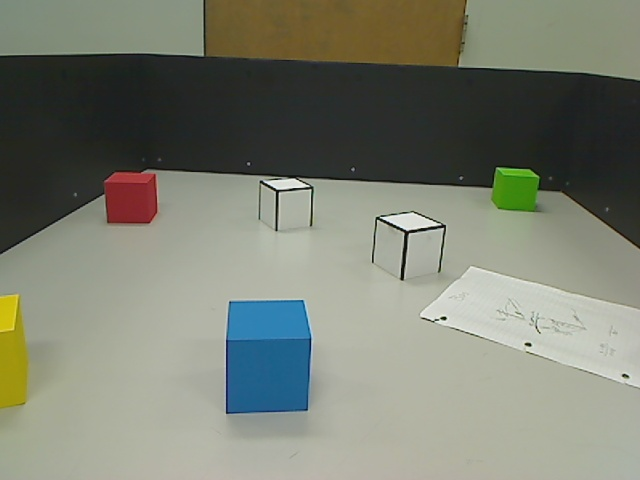
#> input picture Experiments/Vision/segmentation/cam.jpg, 640 x 480 px
$ python gray_tracker.py ../cam.jpg
#> lines starting #> are read from the running program, lines starting #| are printed output that depends on the picture; after the words box and inside, x2 and y2 are one past the last pixel; in counts of white or black regions, pixels touching at a corner belong together
# -*- coding: utf-8 -*-

import cv2, os
import numpy as np
import argparse

DATA_DIRECTORY = "Data-HSV"

if not os.path.exists(DATA_DIRECTORY):
    os.makedirs(DATA_DIRECTORY)

DATA_COUNT = len(os.listdir(DATA_DIRECTORY))


parser = argparse.ArgumentParser()
parser.add_argument('img')
args = parser.parse_args()


img_bgr = cv2.imread(args.img, cv2.IMREAD_COLOR)
#> img_bgr is the input picture: shape (480, 640, 3); mean B, G, R 113.4, 127, 123.2

def nothing(x):
    pass

# Create a black image, a window
cv2.namedWindow('mask')

# create trackbars for color change
cv2.createTrackbar('R','mask',0,255,nothing)
#> slider 'R' is set to 85
cv2.createTrackbar('G','mask',0,255,nothing)
#> slider 'G' is set to 85
#cv2.createTrackbar('B','image',0,255,nothing)

cv2.imshow("real", img_bgr);

while True:
    img_gray = cv2.cvtColor(img_bgr, cv2.COLOR_BGR2GRAY)
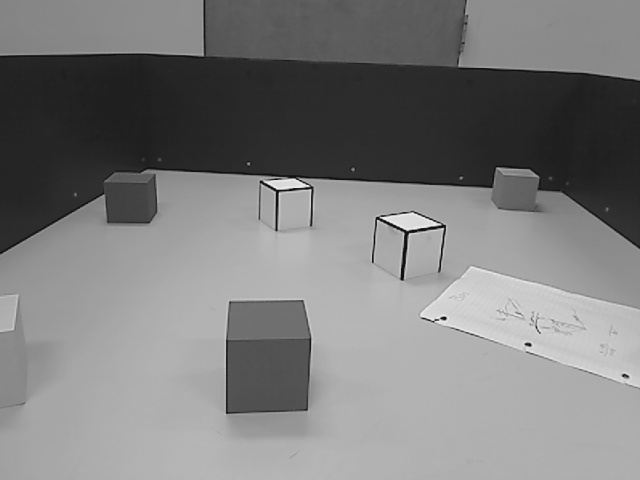
#> img_gray: shape (480, 640); min 10, max 239, mean 124.3
    cv2.imshow('gray', img_gray)


    # get current positions of trackers
    r = cv2.getTrackbarPos('R','mask')
    g = cv2.getTrackbarPos('G','mask')
    #b = cv2.getTrackbarPos('B','image')

    # define range of blue color in HSV

    ret,gray = cv2.threshold(img_gray, r, g, 0)
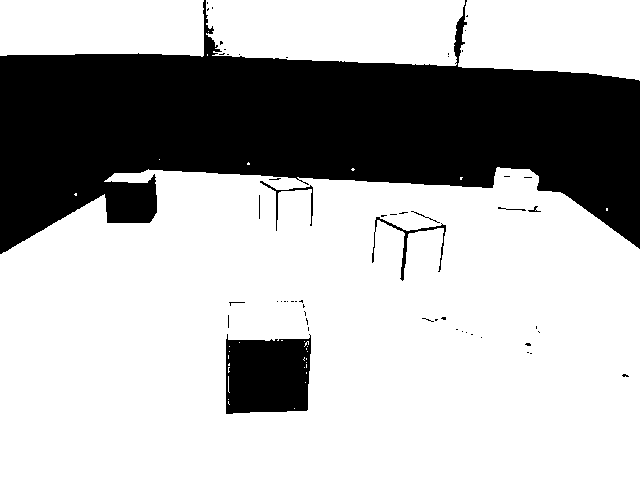
#> gray: shape (480, 640); values 0 (black) and 85 (white), 70% white; 55 black regions (47 under 20 px), largest, box (x1, y1, x2, y2) and area: (0, 0, 640, 254) 85116, (226, 334, 311, 414) 5965, (372, 217, 446, 281) 475
#> ret = 85

    gray2 = gray.copy()
    mask = np.zeros(gray.shape,np.uint8)

    cv2.imshow('mask', mask)
    cv2.imshow('new-gray', gray2)


    cc = cv2.waitKey(10) # Necessaire pour l'affichage effectif des images
#> (key Esc is pressed here)
    if cc == 1048586: # Touche Enter (save data)
        print("no ss taken")
        # [5 lines of commented-out code are left out]

    if cc == 1048603: # Touche Echap quitte
        break

cv2.destroyAllWindows()
